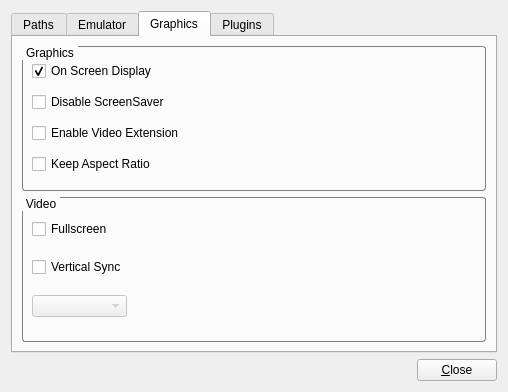
<?xml version="1.0" encoding="UTF-8"?>
<ui version="4.0">
 <class>Settings</class>
 <widget class="QWidget" name="Settings">
  <property name="geometry">
   <rect>
    <x>0</x>
    <y>0</y>
    <width>508</width>
    <height>392</height>
   </rect>
  </property>
  <property name="windowTitle">
   <string>Settings</string>
  </property>
  <layout class="QGridLayout" name="gridLayout">
   <item row="1" column="0">
    <layout class="QHBoxLayout" name="horizontalLayout_2">
     <item>
      <spacer name="horizontalSpacer">
       <property name="orientation">
        <enum>Qt::Horizontal</enum>
       </property>
       <property name="sizeHint" stdset="0">
        <size>
         <width>368</width>
         <height>20</height>
        </size>
       </property>
      </spacer>
     </item>
     <item>
      <widget class="QPushButton" name="closeButton">
       <property name="text">
        <string>&amp;Close</string>
       </property>
      </widget>
     </item>
    </layout>
   </item>
   <item row="0" column="0">
    <widget class="QTabWidget" name="tabWidget">
     <property name="tabShape">
      <enum>QTabWidget::Rounded</enum>
     </property>
     <property name="currentIndex">
      <number>2</number>
     </property>
     <widget class="QWidget" name="tab_1">
      <attribute name="title">
       <string>Paths</string>
      </attribute>
      <layout class="QGridLayout" name="gridLayout_3">
       <item row="0" column="0">
        <layout class="QGridLayout" name="gridLayout_2">
         <item row="0" column="0">
          <widget class="QGroupBox" name="groupLibrary">
           <property name="sizePolicy">
            <sizepolicy hsizetype="Preferred" vsizetype="Preferred">
             <horstretch>0</horstretch>
             <verstretch>0</verstretch>
            </sizepolicy>
           </property>
           <property name="autoFillBackground">
            <bool>false</bool>
           </property>
           <property name="styleSheet">
            <string notr="true">QGroupBox {
	border: 1px solid #7F7F7F;
	border-radius: 3px;
	margin-top: 1ex; 
 }

QGroupBox::title {
	subcontrol-origin: margin;
	subcontrol-position: top left; 
	padding: 0 2px;
 }</string>
           </property>
           <property name="title">
            <string>Library file</string>
           </property>
           <property name="flat">
            <bool>false</bool>
           </property>
           <property name="checkable">
            <bool>false</bool>
           </property>
           <layout class="QVBoxLayout" name="verticalLayout_6">
            <item>
             <layout class="QHBoxLayout" name="horizontalLayout">
              <item>
               <widget class="QLineEdit" name="pathLibrary"/>
              </item>
              <item>
               <widget class="QPushButton" name="browseLibrary">
                <property name="text">
                 <string>Browse</string>
                </property>
               </widget>
              </item>
             </layout>
            </item>
           </layout>
          </widget>
         </item>
         <item row="1" column="0">
          <widget class="QGroupBox" name="groupPlugins">
           <property name="autoFillBackground">
            <bool>false</bool>
           </property>
           <property name="styleSheet">
            <string notr="true">QGroupBox {
	border: 1px solid #7F7F7F;
	border-radius: 3px;
	margin-top: 1ex; 
 }

QGroupBox::title {
	subcontrol-origin: margin;
	subcontrol-position: top left; 
	padding: 0 2px;
 }</string>
           </property>
           <property name="title">
            <string>Plugins directory</string>
           </property>
           <property name="flat">
            <bool>false</bool>
           </property>
           <property name="checkable">
            <bool>false</bool>
           </property>
           <layout class="QVBoxLayout" name="verticalLayout_7">
            <item>
             <layout class="QHBoxLayout" name="horizontalLayout_7">
              <item>
               <widget class="QLineEdit" name="pathPlugins"/>
              </item>
              <item>
               <widget class="QPushButton" name="browsePlugins">
                <property name="text">
                 <string>Browse</string>
                </property>
               </widget>
              </item>
             </layout>
            </item>
           </layout>
          </widget>
         </item>
         <item row="2" column="0">
          <widget class="QGroupBox" name="groupData">
           <property name="autoFillBackground">
            <bool>false</bool>
           </property>
           <property name="styleSheet">
            <string notr="true">QGroupBox {
	border: 1px solid #7F7F7F;
	border-radius: 3px;
	margin-top: 1ex; 
 }

QGroupBox::title {
	subcontrol-origin: margin;
	subcontrol-position: top left; 
	padding: 0 2px;
 }</string>
           </property>
           <property name="title">
            <string>Data directory</string>
           </property>
           <property name="flat">
            <bool>false</bool>
           </property>
           <property name="checkable">
            <bool>false</bool>
           </property>
           <layout class="QVBoxLayout" name="verticalLayout_8">
            <item>
             <layout class="QHBoxLayout" name="horizontalLayout_3">
              <item>
               <widget class="QLineEdit" name="pathData"/>
              </item>
              <item>
               <widget class="QPushButton" name="browseData">
                <property name="text">
                 <string>Browse</string>
                </property>
               </widget>
              </item>
             </layout>
            </item>
           </layout>
          </widget>
         </item>
         <item row="3" column="0">
          <widget class="QGroupBox" name="groupROM">
           <property name="autoFillBackground">
            <bool>false</bool>
           </property>
           <property name="styleSheet">
            <string notr="true">QGroupBox {
	border: 1px solid #7F7F7F;
	border-radius: 3px;
	margin-top: 1ex; 
 }

QGroupBox::title {
	subcontrol-origin: margin;
	subcontrol-position: top left; 
	padding: 0 2px;
 }</string>
           </property>
           <property name="title">
            <string>Netplay directory</string>
           </property>
           <property name="flat">
            <bool>false</bool>
           </property>
           <property name="checkable">
            <bool>false</bool>
           </property>
           <layout class="QVBoxLayout" name="verticalLayout_8">
            <item>
             <layout class="QHBoxLayout" name="horizontalLayout_3">
              <item>
               <widget class="QLineEdit" name="pathNetplay"/>
              </item>
              <item>
               <widget class="QPushButton" name="browseNetplay">
                <property name="text">
                 <string>Browse</string>
                </property>
               </widget>
              </item>
             </layout>
            </item>
           </layout>
          </widget>
         </item>
         <item row="4" column="0">
          <widget class="QGroupBox" name="groupNetplay">
           <property name="autoFillBackground">
            <bool>false</bool>
           </property>
           <property name="styleSheet">
            <string notr="true">QGroupBox {
	border: 1px solid #7F7F7F;
	border-radius: 3px;
	margin-top: 1ex; 
 }

QGroupBox::title {
	subcontrol-origin: margin;
	subcontrol-position: top left; 
	padding: 0 2px;
 }</string>
           </property>
           <property name="title">
            <string>ROMs directory</string>
           </property>
           <property name="flat">
            <bool>false</bool>
           </property>
           <property name="checkable">
            <bool>false</bool>
           </property>
           <layout class="QVBoxLayout" name="verticalLayout_9">
            <item>
             <layout class="QHBoxLayout" name="horizontalLayout_4">
              <item>
               <widget class="QLineEdit" name="pathROM"/>
              </item>
              <item>
               <widget class="QPushButton" name="browseROM">
                <property name="text">
                 <string>Browse</string>
                </property>
               </widget>
              </item>
             </layout>
            </item>
           </layout>
          </widget>
         </item>
        </layout>
       </item>
      </layout>
     </widget>
     <widget class="QWidget" name="tab_2">
      <attribute name="title">
       <string>Emulator</string>
      </attribute>
      <layout class="QGridLayout" name="gridLayout_7">
       <item row="0" column="0">
        <widget class="QGroupBox" name="groupEmuMode">
         <property name="sizePolicy">
          <sizepolicy hsizetype="Preferred" vsizetype="Preferred">
           <horstretch>0</horstretch>
           <verstretch>0</verstretch>
          </sizepolicy>
         </property>
         <property name="autoFillBackground">
          <bool>false</bool>
         </property>
         <property name="styleSheet">
          <string notr="true">QGroupBox {
	border: 1px solid #7F7F7F;
	border-radius: 3px;
	margin-top: 1ex;
 }

QGroupBox::title {
	subcontrol-origin: margin;
	subcontrol-position: top left; 
	padding: 0 2px;
 }</string>
         </property>
         <property name="title">
          <string>CPU Core</string>
         </property>
         <property name="flat">
          <bool>false</bool>
         </property>
         <property name="checkable">
          <bool>false</bool>
         </property>
        </widget>
       </item>
       <item row="1" column="0">
        <widget class="QGroupBox" name="groupEmuMode_2">
         <property name="sizePolicy">
          <sizepolicy hsizetype="Preferred" vsizetype="Preferred">
           <horstretch>0</horstretch>
           <verstretch>0</verstretch>
          </sizepolicy>
         </property>
         <property name="autoFillBackground">
          <bool>false</bool>
         </property>
         <property name="styleSheet">
          <string notr="true">QGroupBox {
	border: 1px solid #7F7F7F;
	border-radius: 3px;
	margin-top: 1ex;
 }

QGroupBox::title {
	subcontrol-origin: margin;
	subcontrol-position: top left; 
	padding: 0 2px;
 }</string>
         </property>
         <property name="title">
          <string>Compatibility</string>
         </property>
         <property name="flat">
          <bool>false</bool>
         </property>
         <property name="checkable">
          <bool>false</bool>
         </property>
         <layout class="QGridLayout" name="gridLayout_4">
          <item row="0" column="0" colspan="2">
           <widget class="QCheckBox" name="checkNoCompiledJump">
            <property name="text">
             <string>No Compiled Jump</string>
            </property>
           </widget>
          </item>
          <item row="1" column="0" colspan="2">
           <widget class="QCheckBox" name="checkDisableExtraMem">
            <property name="text">
             <string>Disable Extra Memory</string>
            </property>
           </widget>
          </item>
          <item row="2" column="0">
           <widget class="QCheckBox" name="checkDelaySI">
            <property name="text">
             <string>Delay SI</string>
            </property>
           </widget>
          </item>
          <item row="3" column="0">
           <widget class="QComboBox" name="comboCountPerOp">
            <property name="sizePolicy">
             <sizepolicy hsizetype="Minimum" vsizetype="Fixed">
              <horstretch>0</horstretch>
              <verstretch>0</verstretch>
             </sizepolicy>
            </property>
            <property name="minimumContentsLength">
             <number>0</number>
            </property>
            <item>
             <property name="text">
              <string>0</string>
             </property>
            </item>
            <item>
             <property name="text">
              <string>1</string>
             </property>
            </item>
            <item>
             <property name="text">
              <string>2</string>
             </property>
            </item>
            <item>
             <property name="text">
              <string>3</string>
             </property>
            </item>
            <item>
             <property name="text">
              <string>4</string>
             </property>
            </item>
           </widget>
          </item>
          <item row="3" column="1">
           <widget class="QLabel" name="label_5">
            <property name="sizePolicy">
             <sizepolicy hsizetype="Expanding" vsizetype="Preferred">
              <horstretch>0</horstretch>
              <verstretch>0</verstretch>
             </sizepolicy>
            </property>
            <property name="text">
             <string>cycles per emulated instruction</string>
            </property>
           </widget>
          </item>
         </layout>
        </widget>
       </item>
      </layout>
     </widget>
     <widget class="QWidget" name="tab_4">
      <attribute name="title">
       <string>Graphics</string>
      </attribute>
      <layout class="QGridLayout" name="gridLayout_8">
       <item row="0" column="0">
        <widget class="QGroupBox" name="groupGraphics">
         <property name="sizePolicy">
          <sizepolicy hsizetype="Preferred" vsizetype="Preferred">
           <horstretch>0</horstretch>
           <verstretch>0</verstretch>
          </sizepolicy>
         </property>
         <property name="autoFillBackground">
          <bool>false</bool>
         </property>
         <property name="styleSheet">
          <string notr="true">QGroupBox {
	border: 1px solid #7F7F7F;
	border-radius: 3px;
	margin-top: 1ex;
 }

QGroupBox::title {
	subcontrol-origin: margin;
	subcontrol-position: top left; 
	padding: 0 2px;
 }</string>
         </property>
         <property name="title">
          <string>Graphics</string>
         </property>
         <property name="flat">
          <bool>false</bool>
         </property>
         <property name="checkable">
          <bool>false</bool>
         </property>
         <layout class="QGridLayout" name="gridLayout_5">
          <item row="0" column="0">
           <widget class="QCheckBox" name="checkOSD">
            <property name="text">
             <string>On Screen Display</string>
            </property>
            <property name="checked">
             <bool>true</bool>
            </property>
           </widget>
          </item>
          <item row="1" column="0">
           <widget class="QCheckBox" name="checkDisableScreenSaver">
            <property name="toolTip">
             <string>Disables ScreenSaver when emulator is running</string>
            </property>
            <property name="text">
             <string>Disable ScreenSaver</string>
            </property>
           </widget>
          </item>
          <item row="2" column="0">
           <widget class="QCheckBox" name="checkEnableVidExt">
            <property name="toolTip">
             <string>Enable embedding of OpenGL window.</string>
            </property>
            <property name="text">
             <string>Enable Video Extension</string>
            </property>
            <property name="checked">
             <bool>false</bool>
            </property>
           </widget>
          </item>
          <item row="3" column="0">
           <widget class="QCheckBox" name="checkKeepAspect">
            <property name="toolTip">
             <string>Maintain aspect-ratio on resizing</string>
            </property>
            <property name="text">
             <string>Keep Aspect Ratio</string>
            </property>
           </widget>
          </item>
         </layout>
        </widget>
       </item>
       <item row="1" column="0">
        <widget class="QGroupBox" name="groupResolution">
         <property name="sizePolicy">
          <sizepolicy hsizetype="Preferred" vsizetype="Preferred">
           <horstretch>0</horstretch>
           <verstretch>0</verstretch>
          </sizepolicy>
         </property>
         <property name="autoFillBackground">
          <bool>false</bool>
         </property>
         <property name="styleSheet">
          <string notr="true">QGroupBox {
	border: 1px solid #7F7F7F;
	border-radius: 3px;
	margin-top: 1ex;
 }

QGroupBox::title {
	subcontrol-origin: margin;
	subcontrol-position: top left; 
	padding: 0 2px;
 }</string>
         </property>
         <property name="title">
          <string>Video</string>
         </property>
         <property name="flat">
          <bool>false</bool>
         </property>
         <property name="checkable">
          <bool>false</bool>
         </property>
         <layout class="QGridLayout" name="gridLayout_6">
          <item row="3" column="0">
           <widget class="QComboBox" name="comboResolution">
            <property name="enabled">
             <bool>false</bool>
            </property>
            <property name="sizePolicy">
             <sizepolicy hsizetype="Minimum" vsizetype="Fixed">
              <horstretch>0</horstretch>
              <verstretch>0</verstretch>
             </sizepolicy>
            </property>
            <property name="toolTip">
             <string>Used only when video extension is disabled</string>
            </property>
            <property name="minimumContentsLength">
             <number>7</number>
            </property>
           </widget>
          </item>
          <item row="0" column="0">
           <widget class="QCheckBox" name="checkFullscreen">
            <property name="toolTip">
             <string>Fullscreen, used only when video extension is disabled</string>
            </property>
            <property name="text">
             <string>Fullscreen</string>
            </property>
            <property name="checked">
             <bool>false</bool>
            </property>
           </widget>
          </item>
          <item row="3" column="1">
           <spacer name="horizontalSpacer_2">
            <property name="orientation">
             <enum>Qt::Horizontal</enum>
            </property>
            <property name="sizeHint" stdset="0">
             <size>
              <width>361</width>
              <height>20</height>
             </size>
            </property>
           </spacer>
          </item>
          <item row="1" column="0">
           <widget class="QCheckBox" name="checkVsync">
            <property name="text">
             <string>Vertical Sync</string>
            </property>
           </widget>
          </item>
         </layout>
        </widget>
       </item>
      </layout>
     </widget>
     <widget class="QWidget" name="tab_3">
      <attribute name="title">
       <string>Plugins</string>
      </attribute>
      <layout class="QGridLayout" name="gridLayout_9">
       <item row="0" column="0">
        <widget class="QGroupBox" name="groupVideo">
         <property name="autoFillBackground">
          <bool>false</bool>
         </property>
         <property name="styleSheet">
          <string notr="true">QGroupBox {
	border: 1px solid #7F7F7F;
	border-radius: 3px;
	margin-top: 1ex; 
 }

QGroupBox::title {
	subcontrol-origin: margin;
	subcontrol-position: top left; 
	padding: 0 2px;
 }</string>
         </property>
         <property name="title">
          <string>Video</string>
         </property>
         <property name="flat">
          <bool>false</bool>
         </property>
         <property name="checkable">
          <bool>false</bool>
         </property>
         <layout class="QVBoxLayout" name="verticalLayout">
          <item>
           <layout class="QHBoxLayout" name="horizontalLayout_5">
            <item>
             <widget class="QLabel" name="label">
              <property name="text">
               <string/>
              </property>
              <property name="pixmap">
               <pixmap resource="icons.qrc">:/icons/plugins_video.png</pixmap>
              </property>
             </widget>
            </item>
            <item>
             <widget class="QComboBox" name="comboVideo">
              <property name="sizePolicy">
               <sizepolicy hsizetype="Expanding" vsizetype="Fixed">
                <horstretch>0</horstretch>
                <verstretch>0</verstretch>
               </sizepolicy>
              </property>
             </widget>
            </item>
            <item>
             <widget class="QPushButton" name="pushButtonVideo">
              <property name="enabled">
               <bool>false</bool>
              </property>
              <property name="text">
               <string>Configure</string>
              </property>
             </widget>
            </item>
           </layout>
          </item>
         </layout>
        </widget>
       </item>
       <item row="1" column="0">
        <widget class="QGroupBox" name="groupAudio">
         <property name="autoFillBackground">
          <bool>false</bool>
         </property>
         <property name="styleSheet">
          <string notr="true">QGroupBox {
	border: 1px solid #7F7F7F;
	border-radius: 3px;
	margin-top: 1ex; 
 }

QGroupBox::title {
	subcontrol-origin: margin;
	subcontrol-position: top left; 
	padding: 0 2px;
 }</string>
         </property>
         <property name="title">
          <string>Audio</string>
         </property>
         <property name="flat">
          <bool>false</bool>
         </property>
         <property name="checkable">
          <bool>false</bool>
         </property>
         <layout class="QVBoxLayout" name="verticalLayout_3">
          <item>
           <layout class="QHBoxLayout" name="horizontalLayout_6">
            <item>
             <widget class="QLabel" name="label_2">
              <property name="text">
               <string/>
              </property>
              <property name="pixmap">
               <pixmap resource="icons.qrc">:/icons/plugins_audio.png</pixmap>
              </property>
             </widget>
            </item>
            <item>
             <widget class="QComboBox" name="comboAudio">
              <property name="sizePolicy">
               <sizepolicy hsizetype="Expanding" vsizetype="Fixed">
                <horstretch>0</horstretch>
                <verstretch>0</verstretch>
               </sizepolicy>
              </property>
             </widget>
            </item>
            <item>
             <widget class="QPushButton" name="pushButtonAudio">
              <property name="enabled">
               <bool>false</bool>
              </property>
              <property name="text">
               <string>Configure</string>
              </property>
             </widget>
            </item>
           </layout>
          </item>
         </layout>
        </widget>
       </item>
       <item row="2" column="0">
        <widget class="QGroupBox" name="groupInput">
         <property name="autoFillBackground">
          <bool>false</bool>
         </property>
         <property name="styleSheet">
          <string notr="true">QGroupBox {
	border: 1px solid #7F7F7F;
	border-radius: 3px;
	margin-top: 1ex; 
 }

QGroupBox::title {
	subcontrol-origin: margin;
	subcontrol-position: top left; 
	padding: 0 2px;
 }</string>
         </property>
         <property name="title">
          <string>Input</string>
         </property>
         <property name="flat">
          <bool>false</bool>
         </property>
         <property name="checkable">
          <bool>false</bool>
         </property>
         <layout class="QVBoxLayout" name="verticalLayout_4">
          <item>
           <layout class="QHBoxLayout" name="horizontalLayout_8">
            <item>
             <widget class="QLabel" name="label_3">
              <property name="text">
               <string/>
              </property>
              <property name="pixmap">
               <pixmap resource="icons.qrc">:/icons/plugins_input.png</pixmap>
              </property>
             </widget>
            </item>
            <item>
             <widget class="QComboBox" name="comboInput">
              <property name="sizePolicy">
               <sizepolicy hsizetype="Expanding" vsizetype="Fixed">
                <horstretch>0</horstretch>
                <verstretch>0</verstretch>
               </sizepolicy>
              </property>
             </widget>
            </item>
            <item>
             <widget class="QPushButton" name="pushButtonInput">
              <property name="enabled">
               <bool>false</bool>
              </property>
              <property name="text">
               <string>Configure</string>
              </property>
             </widget>
            </item>
           </layout>
          </item>
         </layout>
        </widget>
       </item>
       <item row="3" column="0">
        <widget class="QGroupBox" name="groupRSP">
         <property name="autoFillBackground">
          <bool>false</bool>
         </property>
         <property name="styleSheet">
          <string notr="true">QGroupBox {
	border: 1px solid #7F7F7F;
	border-radius: 3px;
	margin-top: 1ex; 
 }

QGroupBox::title {
	subcontrol-origin: margin;
	subcontrol-position: top left; 
	padding: 0 2px;
 }</string>
         </property>
         <property name="title">
          <string>Rsp</string>
         </property>
         <property name="flat">
          <bool>false</bool>
         </property>
         <property name="checkable">
          <bool>false</bool>
         </property>
         <layout class="QVBoxLayout" name="verticalLayout_5">
          <item>
           <layout class="QHBoxLayout" name="horizontalLayout_9">
            <item>
             <widget class="QLabel" name="label_4">
              <property name="text">
               <string/>
              </property>
              <property name="pixmap">
               <pixmap resource="icons.qrc">:/icons/plugins_rsp.png</pixmap>
              </property>
             </widget>
            </item>
            <item>
             <widget class="QComboBox" name="comboRSP">
              <property name="sizePolicy">
               <sizepolicy hsizetype="Expanding" vsizetype="Fixed">
                <horstretch>0</horstretch>
                <verstretch>0</verstretch>
               </sizepolicy>
              </property>
             </widget>
            </item>
            <item>
             <widget class="QPushButton" name="pushButtonRSP">
              <property name="enabled">
               <bool>false</bool>
              </property>
              <property name="text">
               <string>Configure</string>
              </property>
             </widget>
            </item>
           </layout>
          </item>
         </layout>
        </widget>
       </item>
      </layout>
     </widget>
    </widget>
   </item>
  </layout>
 </widget>
 <resources>
  <include location="icons.qrc"/>
 </resources>
 <connections>
  <connection>
   <sender>closeButton</sender>
   <signal>clicked()</signal>
   <receiver>Settings</receiver>
   <slot>close()</slot>
   <hints>
    <hint type="sourcelabel">
     <x>491</x>
     <y>406</y>
    </hint>
    <hint type="destinationlabel">
     <x>271</x>
     <y>214</y>
    </hint>
   </hints>
  </connection>
 </connections>
</ui>
